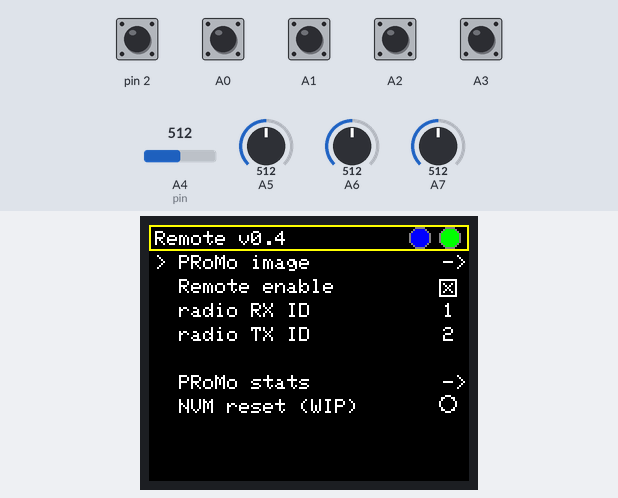
Recording of a program running on a simulated Arduino Nano, built with avr-gcc and run on an emulated ATmega328P. On the bench: 160×128 colour display. Inputs (shaded band) come from the test bench; at power-on: A0–3, pin 2 HIGH, A4 (pin) = 512, A5 = 512, A6 = 512, A7 = 512. EEPROM starts erased; no radio packets arrive unless stated; what the program prints to the serial monitor is not drawn.

Above: at 1.4 s.
1.5 s: pin 2 pulled LOW for 0.15 s
3.1 s: A0 pulled LOW for 0.15 s
At 4.1 s:
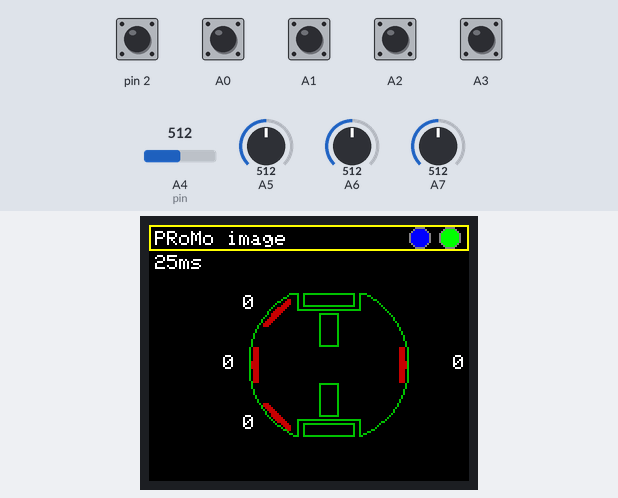
4.7 s: pin 2 pulled LOW for 1 s
At 5.7 s:
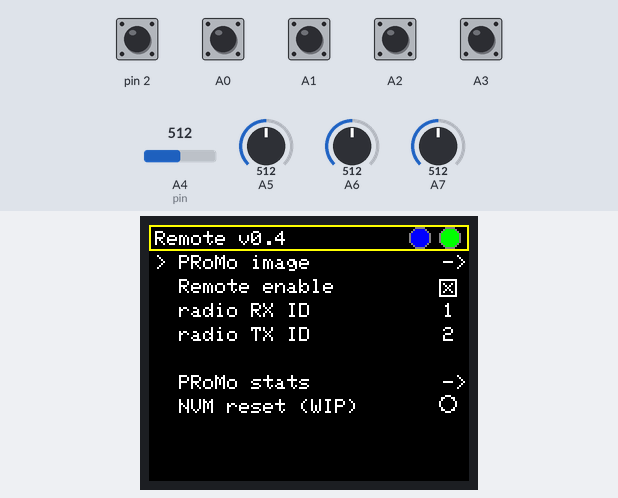
7.2 s: A2 pulled LOW for 0.15 s
8.8 s: A1 pulled LOW for 0.15 s
At 10.0 s:
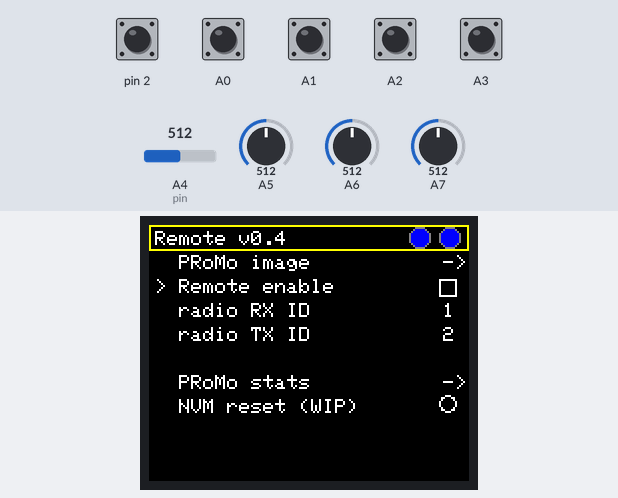
10.4 s: A3 pulled LOW for 0.15 s
Timing chart, 0 to 13.0 s (numbered marks = the images above; inputs shaded):
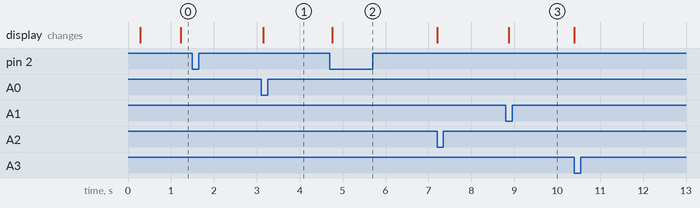

Measured:
- after the input at 1.5 s, every drawn part: stays the same
- after the input at 3.1 s, the display: changes after 0.05 s (image 1)
- after the input at 4.7 s, the display: changes after 0.06 s (image 2)
- after the input at 8.8 s, the display: changes after 0.07 s (image 3)

The program:

main.cpp
```cpp
#include <Arduino.h>

#include <SPI.h>
#include <RF24.h>
#include "global.h"
#include "joystick.h"
#include "menu.h"
#include "remote_gui.h"
#include "storage.h"
#include "promo_viz_menu.h"


#define BUTTON_DEBOUNCE_MS 500


typedef struct {
	int8_t vertical;
	int8_t horizontal;
} RadioPacketJoystick_t;


static void enter_button(void);
static void nrf_new_radio_rx_id(uint16_t rx_id);
static void nrf_new_radio_tx_id(uint16_t tx_id);
static void sync_remote_enable(bool enable);


const static uint8_t PIN_RADIO_CE = 9;
const static uint8_t PIN_RADIO_CSN = 10;
const static uint8_t PIN_RADIO_IRQ = 3;

static joystick_t left_joystick = {
	.vertical_axis = { .pin = A4, .value = 0, .inverted = true },
	.horizontal_axis = { .pin = A5, .value = 0, .inverted = false },
	.output_range = { -100, 100},
	.dead_space = 10
};
static joystick_t right_joystick = {
	.vertical_axis = {.pin = A6, .value = 0, .inverted = true},
	.horizontal_axis = {.pin = A7, .value = 0, .inverted = true},
	.output_range = {-100, 100},
	.dead_space = 10
};

static RF24 radio(PIN_RADIO_CE, PIN_RADIO_CSN);
uint8_t address[6] = {"PROM0"};
static RadioPacketJoystick_t _radioJoystick;

volatile static uint16_t time_pressed = 0;
volatile static NAVIGATE_OPTIONS_t next_action = NAVIGATE_NONE;
static uint32_t _lastSendTime;
volatile static uint8_t last_radio_status;
volatile static bool is_sending = false;
volatile static bool need_redraw = false;

user_storage_t storage = {
	.radio_rx_id = 1,
	.radio_tx_id = 2,
	.radio_enable = 1,
};


void setup() {
	cli();

	pinMode(A0, INPUT_PULLUP);
	pinMode(A1, INPUT_PULLUP);
	pinMode(A2, INPUT_PULLUP);
	pinMode(A3, INPUT_PULLUP);
	//! Table for CPINT correspondance: https://github.com/NicoHood/PinChangeInterrupt?utm_source=platformio&utm_medium=piohome
	PCICR |= _BV(PCIE1);
	PCMSK1 |= _BV(PCINT8);
	PCMSK1 |= _BV(PCINT9);
	PCMSK1 |= _BV(PCINT10);
	PCMSK1 |= _BV(PCINT11);
	pinMode(2, INPUT_PULLUP);
	attachInterrupt(digitalPinToInterrupt(2), enter_button, FALLING);
	// attachInterrupt(digitalPinToInterrupt(PIN_RADIO_IRQ), nrf_interrupt, FALLING);

	Serial.begin(230400);

	storage_init(&storage);
	Serial.print("STORED: RX:");
	Serial.print(storage.radio_rx_id);
	Serial.print(" / TX:");
	Serial.println(storage.radio_tx_id);

	// initialize the transceiver on the SPI bus
	if (!radio.begin()) {
		Serial.println(F("radio hardware is not responding!!"));
		while (1);
	}
	else {
		Serial.println("Init Radio OK");
	}
	radio.setPALevel(RF24_PA_HIGH);     	// RF24_PA_MAX is default.
	radio.enableDynamicPayloads();
	radio.enableAckPayload();
	address[4] = storage.radio_tx_id;
	radio.openWritingPipe(address);     	// always uses pipe 0 for tx
	address[4] = storage.radio_rx_id;
	radio.openReadingPipe(1, address);		// using pipe 1 for rx
	radio.stopListening();                  // put radio in TX mode

	remote_gui_init(&storage);
	item_uint_set_callback(&menus[RADIO_RX_ID], nrf_new_radio_rx_id);
	item_uint_set_callback(&menus[RADIO_TX_ID], nrf_new_radio_tx_id);
	item_checkbox_set_callback(&menus[MENU_REMOTE_ON], sync_remote_enable);

	sei();
}


uint32_t last_rx_packet;
void loop() {
	uint32_t now = millis();

	if (now - _lastSendTime > 50 && storage.radio_enable) {
		read_joystick(&left_joystick);
		read_joystick(&right_joystick);

		//! Differential mode
		// _radioJoystick.vertical = (int8_t)((left_joystick.vertical_axis.value + right_joystick.vertical_axis.value) / 2);
		// _radioJoystick.horizontal = (int8_t)((right_joystick.vertical_axis.value - left_joystick.vertical_axis.value) * 2);

		//! Single joystick mode
		_radioJoystick.vertical = (int8_t)left_joystick.vertical_axis.value;
		_radioJoystick.horizontal = (int8_t)left_joystick.horizontal_axis.value;

		// Serial.print("Sending "); Serial.print(_radioDebug.OnTimeMillis); Serial.print(" ms");
		// Serial.print(", V: "); Serial.print(_radioJoystick.vertical); Serial.print(",H:"); Serial.print(_radioJoystick.horizontal);
		// Serial.print(", to:"); Serial.print(storage.radio_tx_id);

		_lastSendTime = millis();

		is_sending = true;
		bool report = radio.write(&_radioJoystick, sizeof(_radioJoystick));    // transmit & save the report
		is_sending = false;

		if(!report) {
			menu_vled_set(VLED_NRF_TX, false);
			Serial.print("!");
		}
		else {
			menu_vled_set(VLED_NRF_TX, true);
			Serial.print("#");
			uint8_t pipe;
			if(radio.available(&pipe)) {
				last_rx_packet = now;
				uint8_t size = radio.getDynamicPayloadSize();
				uint16_t rx_buffer[4];
				radio.read((uint8_t*)&rx_buffer, size);
				//! TODO: process data coming from device
				need_redraw = true;
				menu_promo_set_distances(rx_buffer);
				menu_vled_set(VLED_NRF_RX, true);
			}
		}
	}

	if((now - last_rx_packet) > 1000) {
		menu_vled_set(VLED_NRF_RX, false);
	}
	else {
		menu_vled_set(VLED_NRF_RX, true);
	}

	if(next_action != NAVIGATE_NONE) {
		menu_navigate(next_action);
		Serial.print("NAV:"); Serial.println(next_action);
		next_action = NAVIGATE_NONE;
	}

	if ((need_redraw == true) && (is_sending == false)) {
		Serial.print("#");
		need_redraw = false;
		menu_draw_gui();
	}

	// delay(10);
}

//! handle pin change interrupt for A0 to A4 here
ISR(PCINT1_vect) {
	if(time_pressed != 0 && (millis() - time_pressed) < BUTTON_DEBOUNCE_MS) { return; }
	time_pressed = 0;
	//! TODO edge detection
	if(digitalRead(A0) == LOW) {
		next_action = NAVIGATE_LEFT;
		time_pressed = millis();
	}
	else if(digitalRead(A1) == LOW) {
		next_action = NAVIGATE_RIGHT;
		time_pressed = millis();
	}
	if(digitalRead(A2) == LOW) {
		next_action = NAVIGATE_DOWN;
		time_pressed = millis();
	}
	else if(digitalRead(A3) == LOW) {
		next_action = NAVIGATE_UP;
		time_pressed = millis();
	}

	if(next_action != NAVIGATE_NONE) {
		need_redraw = true;
	}
}


static void enter_button(void) {
	if(time_pressed != 0 && (millis() - time_pressed) < BUTTON_DEBOUNCE_MS) { return; }
	time_pressed = 0;
	next_action = NAVIGATE_ENTER;
	time_pressed = millis();
	need_redraw = true;
}


static void nrf_new_radio_rx_id(uint16_t rx_id) {
	storage.radio_rx_id = (uint8_t) rx_id;
	Serial.print("RX ID: "); Serial.println(rx_id);
	//! TODO: Assign to radio
	storage_sync(&storage);
}


static void nrf_new_radio_tx_id(uint16_t tx_id) {
	storage.radio_tx_id = (uint8_t) tx_id;
	Serial.print("TX ID: "); Serial.println(tx_id);
	//! TODO: Assign to radio
	storage_sync(&storage);
}


static void sync_remote_enable(bool enable) {
	storage.radio_enable = enable;
	if(enable == false) { menu_vled_set(VLED_NRF_TX, false); }
	Serial.print("Remote enable: "); Serial.println(enable);
	storage_sync(&storage);
}
```

global.h
```cpp
#ifndef GLOBAL_H
#define GLOBAL_H

#include <stdint.h>
#include <stdbool.h>


#define VERSION "0.4"


uint16_t integer_pow(uint16_t x, uint16_t a);

#endif
```

joystick.h
```cpp
#ifndef JOYSTICK_H
#define JOYSTICK_H

#include "global.h"

#include <Arduino.h>

typedef struct {
    uint8_t pin;
    int16_t value;
    bool inverted;
}axis_t;


typedef struct {
    axis_t vertical_axis;
    axis_t horizontal_axis;
    int16_t output_range[2];
    uint16_t dead_space;
} joystick_t;


extern void read_joystick(joystick_t *joystick);


#endif
```

menu.h
```cpp
#ifndef MENU_H
#define MENU_H

#include <Adafruit_GFX.h>    // Core graphics library
#include <Adafruit_ST7735.h> // Hardware-specific library for ST7735

#include "global.h"

#define COLOR(r, g, b)  ((((b) >> 3) << (3+8)) | (((g) >> 2) << 5) | ((r) >> 3))
#define BLACK   0x0000  //COLOR(0, 0, 0)
#define BLUE    COLOR(0, 0, 255)
#define RED     COLOR(255, 0, 0)
#define GREEN   COLOR(0, 255, 0)
#define CYAN    COLOR(0, 255, 255)
#define MAGENTA COLOR(255, 255, 0)
#define YELLOW  COLOR(255, 255, 0)
#define WHITE   0xFFFF  //COLOR(255, 255, 255)

#define MAX_CHILD   8

#define VLED_NRF_RX 0
#define VLED_NRF_TX 1

// ---------------------------------------------------------------

extern Adafruit_ST7735 tft;

// ---------------------------------------------------------------

typedef enum {
    NAVIGATE_UP,
    NAVIGATE_DOWN,
    NAVIGATE_LEFT,
    NAVIGATE_RIGHT,
    NAVIGATE_ENTER,
    NAVIGATE_NONE
} NAVIGATE_OPTIONS_t;

typedef enum {
    MENU_NONE,
    SUBMENU,
    UINT,
    LABEL,
    STRING,
    CHECKBOX,
    ACTION,
    CUSTOM
} MENU_TYPE_t;

typedef enum {
    NO_REDRAW,
    PARTIAL_REDRAW,
    FULL_REDRAW,
} REDRAW_TYPE;


typedef struct menu_submenu_t {
    struct menu_item_t *children[MAX_CHILD];
    uint8_t number_of_children;
    uint8_t selected;
} menu_submenu_t;


typedef struct menu_uint_t {
    uint16_t value;
    void (*on_change)(uint16_t);
} menu_uint_t;


typedef struct menu_string_t {
    char str[11];
    void (*on_change)(char*);
} menu_string_t;


typedef struct menu_checkbox_t {
    bool value;
    void (*on_change)(bool);
} menu_checkbox_t;


typedef struct menu_action_t {
    void (*do_action)(void);
} menu_action_t;


typedef struct menu_custom_t {
    void (*draw_call)(Adafruit_ST7735 *screen, menu_item_t *menu);
    menu_item_t *(*navigate_call)(NAVIGATE_OPTIONS_t action, menu_item_t *menu);
} menu_custom_t;


typedef struct menu_item_t {
    struct menu_item_t *parent;
    MENU_TYPE_t type;
    char label[15];
    REDRAW_TYPE redraw;
    union {
        menu_submenu_t submenu;
        menu_uint_t uint;
        menu_string_t str;
        menu_checkbox_t checkbox;
        menu_action_t action;
        menu_custom_t custom;
    };
} menu_item_t;

// ---------------------------------------------------------------

extern void menu_init(void);

extern void item_label_init(menu_item_t *menu, char *label);
extern void item_uint_init(menu_item_t *menu, char *label, uint16_t value, void (*on_change)(uint16_t));
extern void item_string_init(menu_item_t *menu, char *label, const char *new_string, void (*on_change)(char *));
extern void item_checkbox_init(menu_item_t *menu, char* label, bool value, void (*on_change)(bool));
extern void item_action_init(menu_item_t *menu, char* label, void (*do_action)(void));
extern void item_custom_init(menu_item_t *menu, char *label, void (*draw)(Adafruit_ST7735 *, menu_item_t *), menu_item_t *(*navigate)(NAVIGATE_OPTIONS_t, menu_item_t*));
extern void item_submenu_init(menu_item_t *menu, char *label);
extern uint8_t item_submenu_add_child(menu_item_t *menu, menu_item_t *child);

extern void item_set_label(menu_item_t *menu, const char *label);
extern uint16_t item_uint_get_value(menu_item_t *menu);
extern void item_uint_set_value(menu_item_t *menu, const uint16_t value);
extern void item_uint_set_callback(menu_item_t *menu, void (*on_change)(uint16_t));
extern uint8_t item_string_get(menu_item_t *menu, char *new_string);
extern void item_string_set(menu_item_t *menu, const char *new_string);
extern void item_string_set_callback(menu_item_t *menu, void (*on_change)(char *));
extern bool item_checkbox_get_value(menu_item_t *menu);
extern void item_checkbox_set_value(menu_item_t *menu, const bool value);
extern void item_checkbox_set_callback(menu_item_t *menu, void (*on_change)(bool));
extern void item_action_set_callback(menu_item_t *menu, void (*do_action)(void));

extern void menu_set(menu_item_t *menu);
extern void menu_min_redraw(menu_item_t *menu, REDRAW_TYPE redraw);
extern void menu_draw_header(menu_item_t *menu);
extern bool menu_draw_gui(void);
extern void menu_navigate(NAVIGATE_OPTIONS_t action);

extern void menu_vled_set(uint8_t led_id, bool state);

extern void draw_image_centered(uint8_t x0, uint8_t y0, const uint8_t *image, uint8_t image_width, uint8_t image_height);
extern void draw_image(uint8_t x0, uint8_t y0, const uint8_t *image, uint8_t image_width, uint8_t image_height);

extern void debug_menu_item(menu_item_t *menu);

#endif
```

promo_viz_menu.h
```cpp
#ifndef PROMO_VIZ_MENU_H
#define PROMO_VIZ_MENU_H

#include <Adafruit_ST7735.h> // Hardware-specific library for ST7735
#include "menu.h"


extern void menu_promo_set_distances(uint16_t* distances);
extern void menu_promo_image_draw(Adafruit_ST7735 *screen, menu_item_t *menu);
extern menu_item_t* menu_promo_image_navigate(NAVIGATE_OPTIONS_t action, menu_item_t *menu);


#endif
```

remote_gui.h
```cpp
#ifndef REMOTE_GUI_H
#define REMOTE_GUI_H

#include "global.h"
#include "storage.h"
#include "menu.h"

enum {
	MENU_PROMO_IMAGE,
	MENU_REMOTE_ON,
	RADIO_RX_ID,
	RADIO_TX_ID,
	MENU_EMPTY_LINE,
	MENU_PROMO_STATS,
	MENU_PROMO_STATS_V,
	MENU_PROMO_STATS_T,
	MENU_NVM_RESET,
};

//! FIXME: This is not clean
extern menu_item_t menus[];


extern void remote_gui_init(user_storage_t *user);

#endif
```

storage.h
```cpp
#ifndef STORAGE_H
#define STORAGE_H

#include "global.h"

#define MAGIC_WORD  0xAA55

typedef struct {
    uint8_t radio_rx_id;
    uint8_t radio_tx_id;
    bool radio_enable;
} user_storage_t;


extern void storage_init(user_storage_t *user);
extern void storage_sync(user_storage_t *user);
extern void storage_reset(void);

#endif
```

global.cpp
```cpp
#include "global.h"

uint16_t integer_pow(uint16_t x, uint16_t a) {
    if(a == 0) { return 1; }
    uint16_t result = x;
    while(--a) {
        result *= x;
    }
    return result;
}
```

joystick.cpp
```cpp
#include "joystick.h"


static void read_one_axis(axis_t *axis, int16_t *range, uint16_t dead_sapce) {
    uint16_t raw_value = analogRead(axis->pin);

    if (axis->inverted) { raw_value = 1024 - raw_value; }

    raw_value = map(raw_value, 0, 1024, range[0], range[1]);
    if(raw_value > 0 && raw_value < dead_sapce) { raw_value = 0; }
    if(raw_value < 0 && raw_value > -dead_sapce) { raw_value = 0; }

    axis->value = raw_value;
}


extern void read_joystick(joystick_t *joystick) {
    read_one_axis(&joystick->vertical_axis, joystick->output_range, joystick->dead_space);
    read_one_axis(&joystick->horizontal_axis, joystick->output_range, joystick->dead_space);
}
```

promo_viz_menu.cpp
```cpp
#include "promo_viz_menu.h"
#include "remote_gui.h"

#include "promo_outline.h"


static uint16_t sensors_distance[4] = {0};


extern void menu_promo_set_distances(uint16_t* distances) {
	memcpy(sensors_distance, distances, 4*sizeof(uint16_t));
	Serial.print("L:"); Serial.print(sensors_distance[1]); Serial.print(", ");
	Serial.print("F:"); Serial.print(sensors_distance[0]); Serial.print(", ");
	Serial.print("D:"); Serial.print(sensors_distance[2]); Serial.print(", ");
	Serial.print("B:"); Serial.print(sensors_distance[3]); Serial.println(" Update");
	menu_min_redraw(&menus[MENU_PROMO_IMAGE], PARTIAL_REDRAW);
}


static void _draw_sensor_distance(Adafruit_ST7735 *screen, uint8_t x, uint8_t y, uint16_t distance) {
    char buffer[4];
    if(distance & (1 << 15)) {
        snprintf(buffer, 4, "E%02X", distance & 0xff);
    }
    else if(distance > 999) {
        snprintf(buffer, 4, "%3s", "INF");
    }
    else {
        snprintf(buffer, 4, "%3u", distance);
    }
    screen->setCursor(x, y);
    screen->print(buffer);
}


extern void menu_promo_image_draw(Adafruit_ST7735 *screen, menu_item_t *menu) {
    uint16_t start_time = millis();

    if(menu->redraw == FULL_REDRAW) {
        draw_image_centered(90, 70, promo_outline_array, PROMO_OUTLINE_WIDTH, PROMO_OUTLINE_HEIGHT);
    }

    screen->setTextColor(WHITE, BLACK);

    _draw_sensor_distance(screen, 35, 35, sensors_distance[2]); //! RIGHT
    _draw_sensor_distance(screen, 25, 65, sensors_distance[0]); //! FRONT
    _draw_sensor_distance(screen, 35, 95, sensors_distance[1]); //! LEFT
    _draw_sensor_distance(screen, 140, 65, sensors_distance[3]); //! BACK

    uint16_t draw_time = millis() - start_time;
    screen->setCursor(3, 15);
    if(draw_time > 999) { screen->print("999+ms"); }
    else {
        char buffer[6];
        snprintf(buffer, 6, "%ums", draw_time);
        screen->print(buffer);
    }
}


extern menu_item_t* menu_promo_image_navigate(NAVIGATE_OPTIONS_t action, menu_item_t *menu) {
    switch(action) {
        case NAVIGATE_UP:
            // break;
        case NAVIGATE_DOWN:
            // break;
        case NAVIGATE_LEFT:
            // break;
        case NAVIGATE_RIGHT:
            break;
        case NAVIGATE_ENTER:
            if(menu->parent != NULL) {
                menu = menu->parent;
                menu->redraw = FULL_REDRAW;
            }
            break;
        default:
            break;
    }
    return menu;
}
```

storage.cpp
```cpp
#include <EEPROM.h>

#include "storage.h"


// typedef struct {
//     uint16_t magic_word;
//     user_storage_t user;
//     // uint16_t crc;
// } storage_t;


extern void storage_init(user_storage_t *user) {
    uint16_t magic_word;
    EEPROM.get(0, magic_word);
    if(magic_word != 0xAA55) {
        //! not init, write data
        magic_word = 0xAA55;
        EEPROM.put(0, magic_word);
        EEPROM.put(2, *user);
    }
    else {
        EEPROM.get(2, *user);
    }
}


extern void storage_sync(user_storage_t *user) {
    EEPROM.put(2, *user);
}


extern void storage_reset(void) {
    for (uint16_t i = 0 ; i < 2 + sizeof(user_storage_t) ; i++) {
        EEPROM.write(i, 0);
    }
}
```

Source omitted: romo_outline.h (data table, 35126 bytes), menu.cpp (18959 bytes), remote_gui.cpp (2727 bytes)
